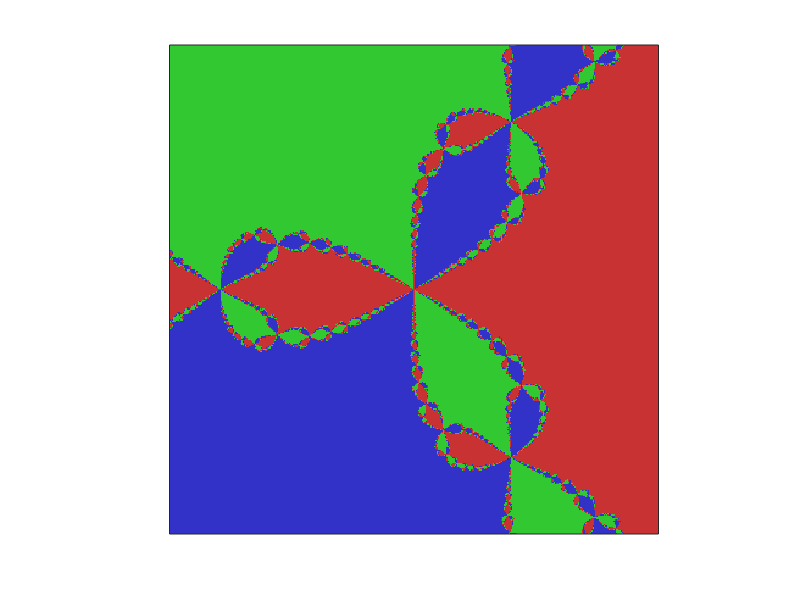

Recreate this plot in MATLAB.
function newtonfractal

%%% Didier Gonze
%%% 16/9/2011
%%% Adapted from http://calque.pagesperso-orange.fr/logiciels/octave/newton.html

clear;
clc;

%%% Parameters

n=40;       % number of iterations

d=0.0001;   % threshold

t=401;      % number of pixels /side


%%% Initialisation (matrice of pixels Red Green Blue)

R=uint8(ones(t))*50;
G=uint8(ones(t))*50;
B=uint8(ones(t))*50;

%%% Coordinates 

x=[-200:200]./200;
y=[-200:200]./200;


%%% Start simulation

for px=1:t
for py=1:t

	u=zeros(n,1);
	v=zeros(n,1);
    
	z=u+i*v;
	
	z(1)=x(px)+i*y(py);   % initial z value
    
	if(z(1)==0)   	% if division by 0

			R(t+1-py,px)=200;
    else                
		for k=2:n       % iteration
		z(k)=z(k-1)-(z(k-1)^3-1)./(3*z(k-1)^2);   % z(k)=z(k-1)-f(k-1)/f'(k-1)
        end
        f=t+1-py;		

        %%% Comparison with the cubic roots of 1

        if (abs(z(n)-1)<d)
			R(py,px)=200;
        elseif(abs(z(n)+0.5*(1+i*sqrt(3)))<d)
			G(py,px)=200;
        elseif(abs(z(n)+0.5*(1-i*sqrt(3)))<d)
			B(py,px)=200;
        end
    end
				
end	
end


%%% Concatenate data

X = cat(3,R,G,B);

%%% Image

figure(1)
clf;

image(X)

axis square

set(gca,'XTickLabel',{''})
set(gca,'YTickLabel',{''})
set(gca,'XTick',[])
set(gca,'YTick',[])


